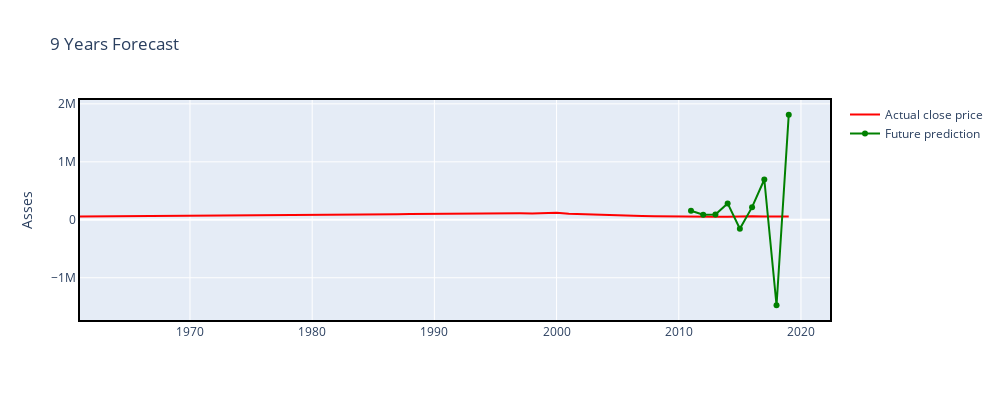
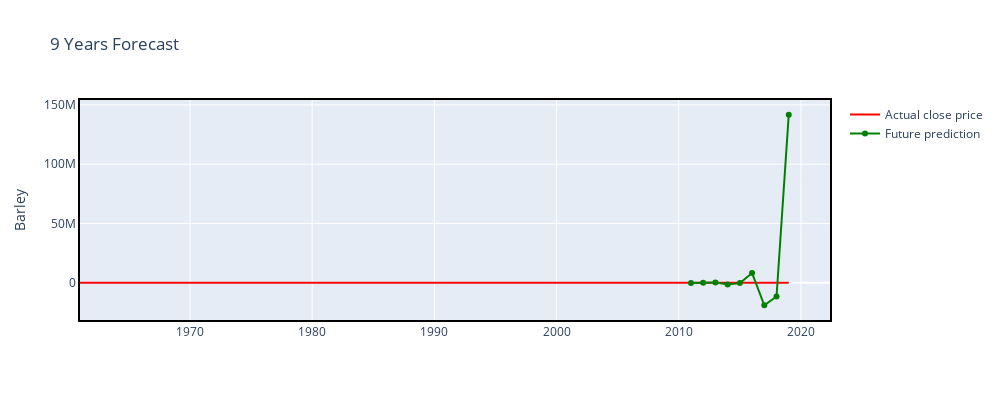
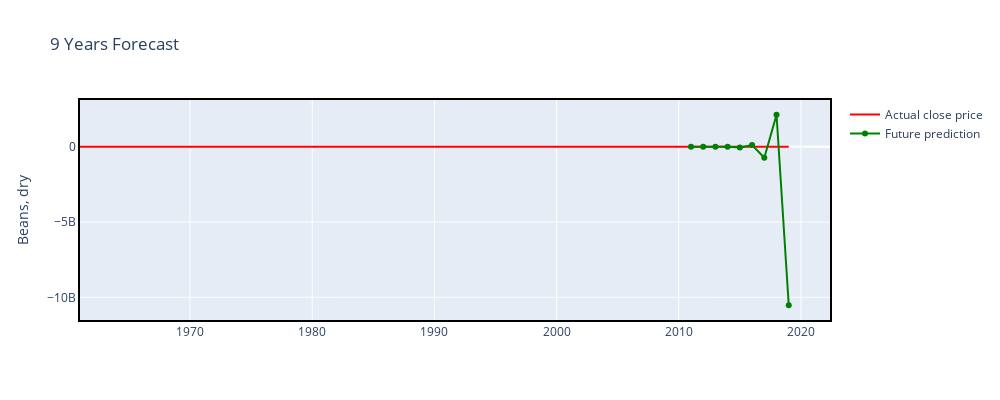
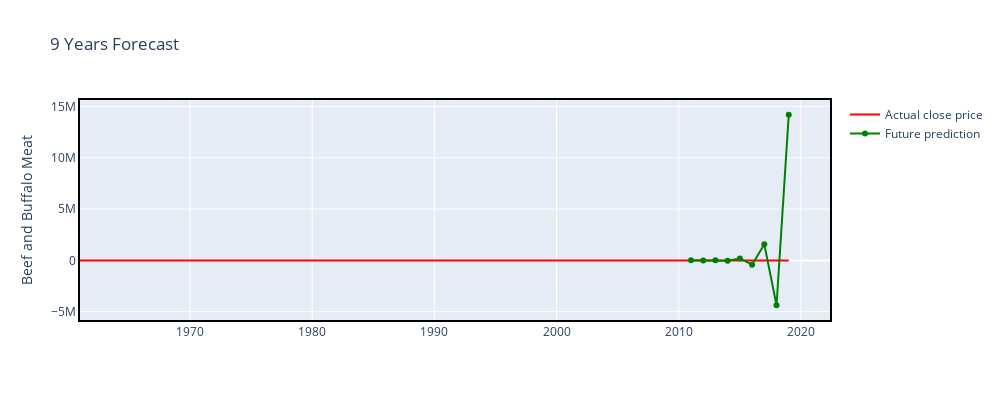

Notebook code for these charts, in order:
### Code cell
import warnings
warnings.filterwarnings('ignore')
warnings.warn('DelftStack')
warnings.warn('Do not show this message')

display(pre_process_df.head(5))
df_item, df_emi, emission_list = pre_processing()
mae,mse,sqr = forecasting(df_item, df_emi, emission_list)

### Figure 1 — Plotly figure (JSON) as saved in the notebook; plotly's stock layout.template omitted (floating-point values rounded to 4 significant figures)
{"data": [{"marker": {"color": "red"}, "name": "Actual close price", "type": "scatter", "x": [1961, 1962, 1963, 1964, 1965, 1966, 1967, 1968, 1969, 1970, 1971, 1972, 1973, 1974, 1975, 1976, 1977, 1978, 1979, 1980, 1981, 1982, 1983, 1984, 1985, 1986, 1987, 1988, 1989, 1990, 1991, 1992, 1993, 1994, 1995, 1996, 1997, 1998, 1999, 2000, 2001, 2002, 2003, 2004, 2005, 2006, 2007, 2008, 2009, 2010, 2011, 2012, 2013, 2014, 2015, 2016, 2017, 2018, 2019], "y": [57100, 58400, 59500, 57900, 59700, 59500, 60000, 60000, 60000, 60000, 70000, 70000, 75000, 75000, 78000, 78000, 78000, 78000, 80000, 80000, 85000, 85000, 90000, 90000, 90000, 95000, 95000, 98000, 100000, 104400, 105600, 103600, 113700, 113000, 113000, 113000, 113000, 110000, 120000, 120000, 105000, 96000, 88000, 81000, 77500, 68000, 64000, 60000, 56000, 55000, 56000, 56000, 53000, 53500, 60000, 62000, 56000, 56000, 55000]}, {"marker": {"color": "green"}, "name": "Future prediction", "type": "scatter", "x": [2011, 2012, 2013, 2014, 2015, 2016, 2017, 2018, 2019], "y": [155200.0, 86840.0, 92250.0, 282600.0, -154700.0, 218300.0, 695300.0, -1474000.0, 1812000.0]}], "layout": {"autosize": false, "height": 400, "hoverdistance": 100, "hovermode": "x", "title": {"text": "9 Years Forecast"}, "width": 1000, "xaxis": {"linecolor": "black", "linewidth": 2, "mirror": true, "showline": true, "showspikes": true}, "yaxis": {"linecolor": "black", "linewidth": 2, "mirror": true, "showline": true, "showspikes": true, "title": {"text": "Asses"}}}}

### Figure 2 — Plotly figure (JSON) as saved in the notebook; plotly's stock layout.template omitted (floating-point values rounded to 4 significant figures)
{"data": [{"marker": {"color": "red"}, "name": "Actual close price", "type": "scatter", "x": [1961, 1962, 1963, 1964, 1965, 1966, 1967, 1968, 1969, 1970, 1971, 1972, 1973, 1974, 1975, 1976, 1977, 1978, 1979, 1980, 1981, 1982, 1983, 1984, 1985, 1986, 1987, 1988, 1989, 1990, 1991, 1992, 1993, 1994, 1995, 1996, 1997, 1998, 1999, 2000, 2001, 2002, 2003, 2004, 2005, 2006, 2007, 2008, 2009, 2010, 2011, 2012, 2013, 2014, 2015, 2016, 2017, 2018, 2019], "y": [10224, 8405, 8770, 10258, 9865, 12000, 9905, 8144, 8333, 10778, 8333, 9059, 10112, 10000, 9804, 14286, 16364, 18182, 19167, 20833, 20833, 20992, 23077, 23077, 23077, 27692, 29231, 30769, 30303, 10000, 9231, 13802, 13324, 23523, 22527, 13379, 14573, 19106, 18125, 15000, 25000, 47500, 18710, 24667, 27297, 27586, 25000, 25714, 26471, 29200, 30634, 28000, 27880, 27007, 28000, 28995, 29478, 28422, 28964]}, {"marker": {"color": "green"}, "name": "Future prediction", "type": "scatter", "x": [2011, 2012, 2013, 2014, 2015, 2016, 2017, 2018, 2019], "y": [-111600.0, -5615.0, 404900.0, -1436000.0, -218700.0, 8247000.0, -18870000.0, -11550000.0, 141700000.0]}], "layout": {"autosize": false, "height": 400, "hoverdistance": 100, "hovermode": "x", "title": {"text": "9 Years Forecast"}, "width": 1000, "xaxis": {"linecolor": "black", "linewidth": 2, "mirror": true, "showline": true, "showspikes": true}, "yaxis": {"linecolor": "black", "linewidth": 2, "mirror": true, "showline": true, "showspikes": true, "title": {"text": "Barley"}}}}

### Figure 3 — Plotly figure (JSON) as saved in the notebook; plotly's stock layout.template omitted (floating-point values rounded to 4 significant figures)
{"data": [{"marker": {"color": "red"}, "name": "Actual close price", "type": "scatter", "x": [1961, 1962, 1963, 1964, 1965, 1966, 1967, 1968, 1969, 1970, 1971, 1972, 1973, 1974, 1975, 1976, 1977, 1978, 1979, 1980, 1981, 1982, 1983, 1984, 1985, 1986, 1987, 1988, 1989, 1990, 1991, 1992, 1993, 1994, 1995, 1996, 1997, 1998, 1999, 2000, 2001, 2002, 2003, 2004, 2005, 2006, 2007, 2008, 2009, 2010, 2011, 2012, 2013, 2014, 2015, 2016, 2017, 2018, 2019], "y": [7059, 7031, 7008, 6989, 6966, 7001, 7038, 6999, 6985, 7022, 7266, 7059, 7971, 8012, 8000, 8011, 8010, 8019, 8043, 8000, 8696, 9524, 9500, 9474, 9412, 11667, 7826, 7500, 10000, 6364, 8133, 12286, 11676, 8966, 9011, 10665, 9486, 10848, 11404, 11200, 11946, 14080, 10230, 13023, 14658, 16118, 14247, 15245, 16429, 17518, 17569, 18493, 19718, 20548, 18792, 18120, 16256, 18352, 18289]}, {"marker": {"color": "green"}, "name": "Future prediction", "type": "scatter", "x": [2011, 2012, 2013, 2014, 2015, 2016, 2017, 2018, 2019], "y": [-354300.0, -5264.0, -4427000.0, 4208000.0, -54240000.0, 112200000.0, -728200000.0, 2126000000.0, -10530000000.0]}], "layout": {"autosize": false, "height": 400, "hoverdistance": 100, "hovermode": "x", "title": {"text": "9 Years Forecast"}, "width": 1000, "xaxis": {"linecolor": "black", "linewidth": 2, "mirror": true, "showline": true, "showspikes": true}, "yaxis": {"linecolor": "black", "linewidth": 2, "mirror": true, "showline": true, "showspikes": true, "title": {"text": "Beans, dry"}}}}

### Figure 4 — Plotly figure (JSON) as saved in the notebook; plotly's stock layout.template omitted (floating-point values rounded to 4 significant figures)
{"data": [{"marker": {"color": "red"}, "name": "Actual close price", "type": "scatter", "x": [1961, 1962, 1963, 1964, 1965, 1966, 1967, 1968, 1969, 1970, 1971, 1972, 1973, 1974, 1975, 1976, 1977, 1978, 1979, 1980, 1981, 1982, 1983, 1984, 1985, 1986, 1987, 1988, 1989, 1990, 1991, 1992, 1993, 1994, 1995, 1996, 1997, 1998, 1999, 2000, 2001, 2002, 2003, 2004, 2005, 2006, 2007, 2008, 2009, 2010, 2011, 2012, 2013, 2014, 2015, 2016, 2017, 2018, 2019], "y": [822, 813, 826, 811, 825, 821, 825, 822, 824, 825, 823, 822, 825, 826, 825, 825, 824, 828, 826, 828, 819, 815, 814, 807, 809, 811, 917, 1011, 990, 1209, 1111, 1114, 1057, 1088, 1100, 1035, 1083, 1053, 1053, 1056, 1051, 1051, 1111, 1115, 1149, 1158, 1131, 1100, 1102, 1103, 1100, 1368, 1380, 1242, 1161, 1188, 1188, 1495, 1181]}, {"marker": {"color": "green"}, "name": "Future prediction", "type": "scatter", "x": [2011, 2012, 2013, 2014, 2015, 2016, 2017, 2018, 2019], "y": [4134.0, -315.6, 25830.0, -32570.0, 186700.0, -421900.0, 1563000.0, -4371000.0, 14190000.0]}], "layout": {"autosize": false, "height": 400, "hoverdistance": 100, "hovermode": "x", "title": {"text": "9 Years Forecast"}, "width": 1000, "xaxis": {"linecolor": "black", "linewidth": 2, "mirror": true, "showline": true, "showspikes": true}, "yaxis": {"linecolor": "black", "linewidth": 2, "mirror": true, "showline": true, "showspikes": true, "title": {"text": "Beef and Buffalo Meat"}}}}
